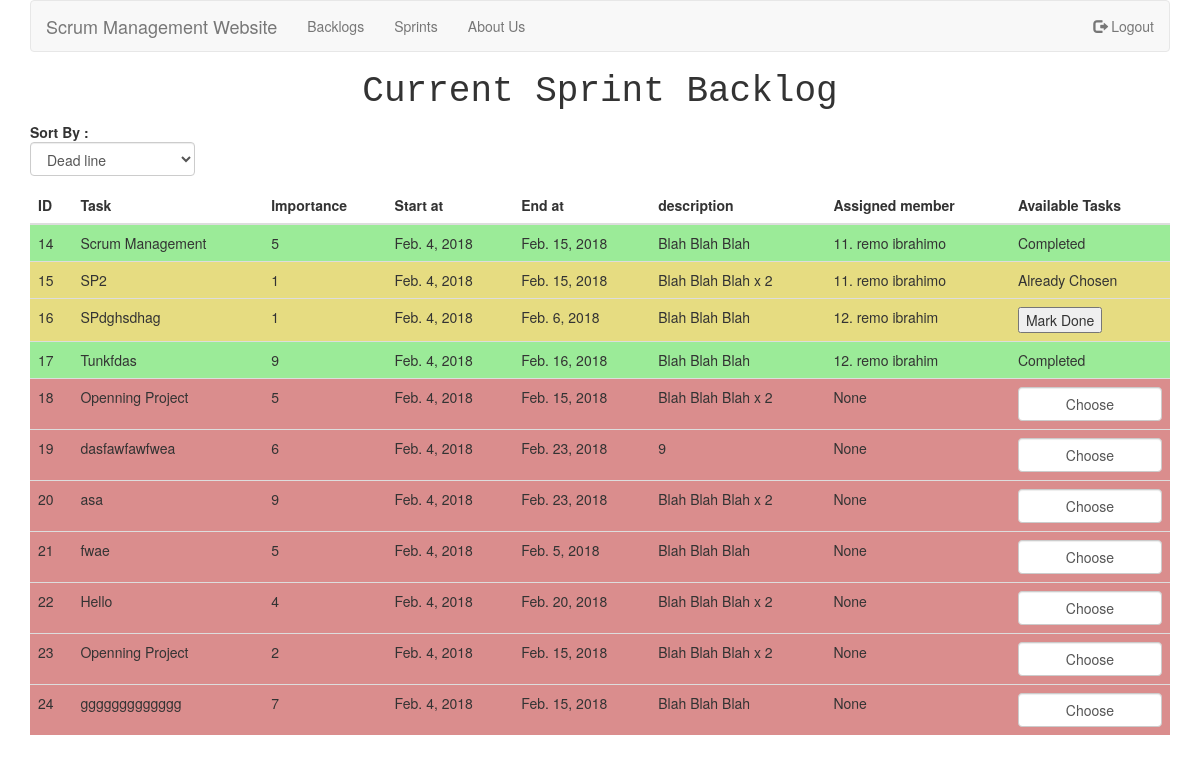
The app's page /backlogs/3/sprints/3/ (signed in) with its own data.
### backlog/models.py (models this page shows, shortened)
class Task(models.Model):
    importance = models.IntegerField()
    status = models.IntegerField(default=1)  # 1: Not started   2: In Progress   3: Done
    name = models.CharField(max_length=20)
    description = models.CharField(max_length=255)
    start_at = models.DateField(auto_now_add=True)
    end_at = models.DateField(auto_now_add=False, auto_now=False)
    assigned_user = models.ForeignKey(User, related_name='tasks', null=True, on_delete=models.DO_NOTHING)
    sprint = models.ForeignKey(Sprint, related_name='tasks', on_delete=models.CASCADE)

class User(AbstractBaseUser):
    email = models.EmailField(unique=True, max_length=255)
    first_name = models.CharField(max_length=32, blank=True, null=True)
    last_name = models.CharField(max_length=32, blank=True, null=True)
    active = models.BooleanField(default=True)  # Can login
    staff = models.BooleanField(default=False)  # staff user non superuser
    admin = models.BooleanField(default=False)  # superuser
    USERNAME_FIELD = 'email'  # The email field will be the default UserName for the users
    REQUIRED_FIELDS = ['first_name', 'last_name']
    object = UserManager()
    def is_admin(self):
        return self.admin

### backlog/views.py (the view, shortened to what this page needs)
# urls.py: url(r'^backlogs/(?P<pk>\d+)/sprints/(?P<spk>\d+)/$', views.sprint_tasks, name='sprint_tasks'),
@login_required
def sprint_tasks(request, pk, spk):
    backlog = get_object_or_404(BackLog, pk=pk)
    sprint = get_object_or_404(Sprint, pk=spk)
    unsorted_tasks = sprint.tasks.all()
    all_tasks = unsorted_tasks
    sort_type = request.POST.get('drop_down')
    if sort_type is 1:
        imp = True
    else:
        imp = False
    qs1 = sprint.tasks.filter(status=1)
    qs2 = sprint.tasks.filter(status=2)
    all_done = True
    if len(qs2) > 0 and len(qs1) > 0:
        all_done = False
    if request.method == 'GET':
        return render(request, 'task.html', {'backlog': backlog, 'sprint': sprint,
                                             'request': request, 'all_tasks': all_tasks, 'imp': imp})

### templates/task.html (shortened to what this page needs)
{% extends 'task_base.html' %} {% block title %} {{ backlog.name }} - {{sprint.name}} {% endblock %}  {% block content %}
<h1 class="text-center" style="font-family: monospace">Current Sprint Backlog</h1>
<form method="POST" action="{% url 'sprint_tasks' backlog.pk sprint.pk %}" name="form">
    <div class="row" style="margin-bottom:1%;">
        <div class="col-md-2">
            <strong>Sort By :</strong>
            <select class="form-control" name="drop_down">
                <option value="2" onmouseup="javascript: submitform()" {% if not imp %}selected{% endif %}>Dead line</option>
            </select>
        </div>
    </div>
</form>
<table class="table table-hover">
    <thead>
        <tr>
            <th>ID</th>
            <th>Task</th>
            <th>Importance</th>
            <th>Start at</th>
            <th>End at</th>
            <th>description</th>
            <th>Assigned member</th>
            <th>Available Tasks</th>
        </tr>
    </thead>
    <tbody>
        {% for task in all_tasks %}
         <tr style="background-color:{% if task.status == 1 or task.assigned_user == None%}rgba(200, 86, 86, 0.67)
        {% elif task.status == 2 %}rgba(218, 203, 68, 0.67)
        {% else %}rgba(106, 225, 102, 0.67)
        {% endif %} ;">
            <td>{{ task.id }}</td>
            <td>{{ task.name }}</td>
            <td>{{ task.importance }}</td>
            <td>{{ task.start_at }}</td>
            <td>{{ task.end_at }}</td>
            <td>{{task.description}}</td>
            <td>{% if task.assigned_user %} {{task.assigned_user.id}}. {{task.assigned_user.first_name}} {{task.assigned_user.last_name}}
                {% else %} None {% endif %}
            </td>
            <td>
                {% if task.status == 3 %} Completed {% else %} {% if not task.assigned_user and sprint.state != 1 %}
                <form method="POST" action="{% url 'sprint_tasks' backlog.pk sprint.pk %}">
                    <button type='submit' class="form-control" name="task" value="{{ task.id }}">Choose</button>
                </form>
                {% elif request.user == task.assigned_user and not request.user.is_admin%}
                <form method="POST" action="{% url 'sprint_tasks' backlog.pk sprint.pk %}">
                    <button type='submit' name="task" value="{{ task.id }}">Mark Done</button>
                </form>
                {% elif request.user == task.assigned_user and request.user.is_admin and task.status == 2 %}
                <form method="POST" action="{% url 'sprint_tasks' backlog.pk sprint.pk %}">
                    {% csrf_token %}
                    <button type='submit' class="form-control" name="task" value="{{ task.id }}">Mark Done</button>
                </form>
                {% elif request.user.is_admin and sprint.state != 1%}
                <form method="POST" action="{% url 'sprint_tasks' backlog.pk sprint.pk%}">
                    {% csrf_token %}
                    <button type='submit' class="form-control" name="task" value="{{ task.id }}">Withdraw task</button>
                </form>
                {% else %} {% if sprint.state != 1%}Already Chosen{% endif %} {% endif %} {% endif %}
            </td>
        </tr>
        {% empty %}
            <tr> <td colspan="9">No Tasks have been added yet.</td> </tr>
        {% endfor %}
    </tbody>
</table>
 {% endblock %}

### records on screen
Task: id "14", name "Scrum Management", importance "5", start_at "Feb. 4, 2018", end_at "Feb. 15, 2018", description "Blah Blah Blah", assigned_user.id "11", assigned_user.first_name "remo", assigned_user.last_name "ibrahimo", status "Completed"
Task: id "15", name "SP2", importance "1", start_at "Feb. 4, 2018", end_at "Feb. 15, 2018", description "Blah Blah Blah x 2", assigned_user.id "11", assigned_user.first_name "remo", assigned_user.last_name "ibrahimo", status "Already Chosen"
Task: id "16", name "SPdghsdhag", importance "1", start_at "Feb. 4, 2018", end_at "Feb. 6, 2018", description "Blah Blah Blah", assigned_user.id "12", assigned_user.first_name "remo", assigned_user.last_name "ibrahim"
Task: id "17", name "Tunkfdas", importance "9", start_at "Feb. 4, 2018", end_at "Feb. 16, 2018", description "Blah Blah Blah", assigned_user.id "12", assigned_user.first_name "remo", assigned_user.last_name "ibrahim", status "Completed"
Task: id "18", name "Openning Project", importance "5", start_at "Feb. 4, 2018", end_at "Feb. 15, 2018", description "Blah Blah Blah x 2", shows "None"
Task: id "19", name "dasfawfawfwea", importance "6", start_at "Feb. 4, 2018", end_at "Feb. 23, 2018", description "9", shows "None"
Task: id "20", name "asa", importance "9", start_at "Feb. 4, 2018", end_at "Feb. 23, 2018", description "Blah Blah Blah x 2", shows "None"
Task: id "21", name "fwae", importance "5", start_at "Feb. 4, 2018", end_at "Feb. 5, 2018", description "Blah Blah Blah", shows "None"
Task: id "22", name "Hello", importance "4", start_at "Feb. 4, 2018", end_at "Feb. 20, 2018", description "Blah Blah Blah x 2", shows "None"
Task: id "23", name "Openning Project", importance "2", start_at "Feb. 4, 2018", end_at "Feb. 15, 2018", description "Blah Blah Blah x 2", shows "None"
Task: id "24", name "ggggggggggggg", importance "7", start_at "Feb. 4, 2018", end_at "Feb. 15, 2018", description "Blah Blah Blah", shows "None"
